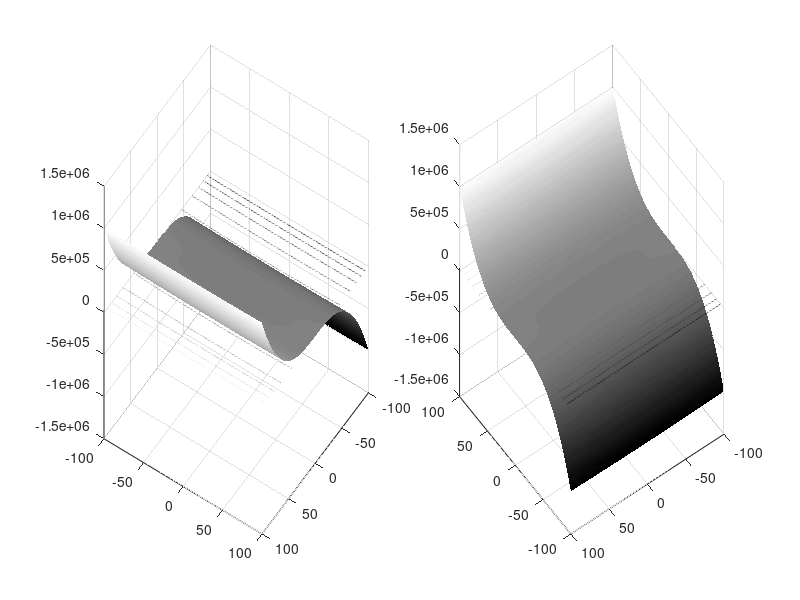

Source code (MATLAB):
function graphF

% Create figure
figure1 = figure('Position',[1 400 1200 600]);
colormap('gray');
axis square;
[X,Y] = meshgrid(-100:1:100);
%Z=ex2(X,Y);
Z=X.^3+Y.^2+3*X;


% Create subplot
subplot1 = subplot(1,2,1,'Parent',figure1);
view([124 34]);
grid('on');
hold('all');

% Create surface
surf(X,Y,Z,'Parent',subplot1,'LineStyle','none');

% Create contour
contour(X,Y,Z,'Parent',subplot1);

% Create subplot
subplot2 = subplot(1,2,2,'Parent',figure1);
view([234 34]);
grid('on');
hold('all');

% Create surface
surf(X,Y,Z,'Parent',subplot2,'LineStyle','none');

% Create contour
contour(X,Y,Z,'Parent',subplot2);
end